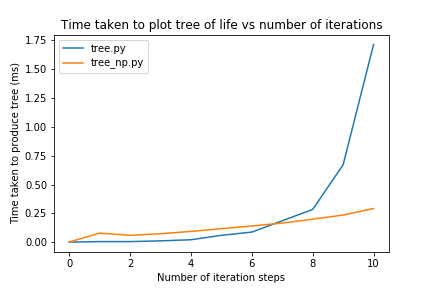

Here is the Python script that generated this plot:
from tree import plot_tree
from tree_np import plot_tree_np
import time
from matplotlib import pyplot as plt

iterations = list(range(0, 11))
tree_plot_times = []
tree_plot_times_np = []

for i in iterations:
    start_time = time.clock()
    plot_tree(i, 1, 0.1, 0.6)
    time_taken = (time.clock() - start_time)*1000
    tree_plot_times.append(time_taken)

for i in iterations:
    start_time = time.clock()
    plot_tree_np(i, 1, 0.1, 0.6)
    time_taken = (time.clock() - start_time)*1000
    tree_plot_times_np.append(time_taken)


tree, = plt.plot(iterations, tree_plot_times)
tree_np, = plt.plot(iterations, tree_plot_times_np)
plt.xlabel('Number of iteration steps')
plt.ylabel('Time taken to produce tree (ms)')
plt.title('Time taken to plot tree of life vs number of iterations')
plt.legend([tree, tree_np], ['tree.py', 'tree_np.py'])
plt.savefig('perf_plot.png')
